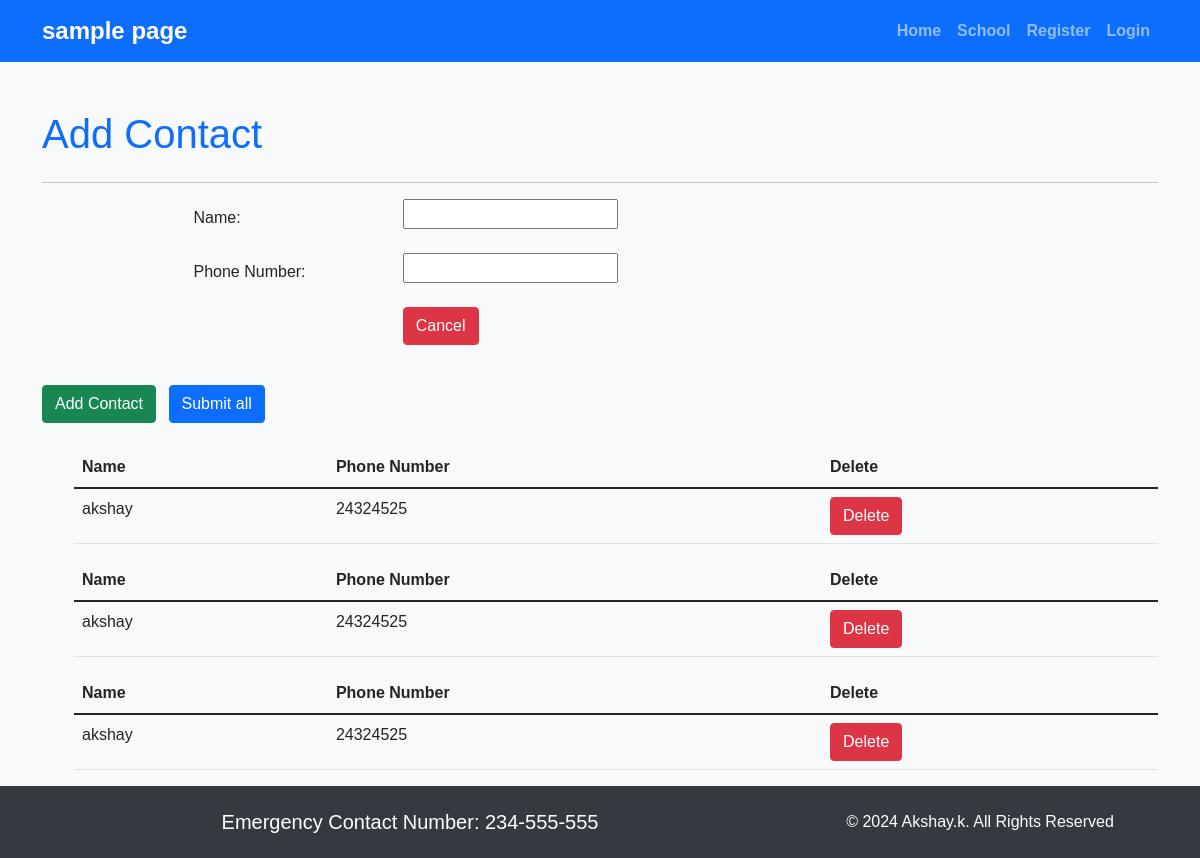
Before: / with the older database file.
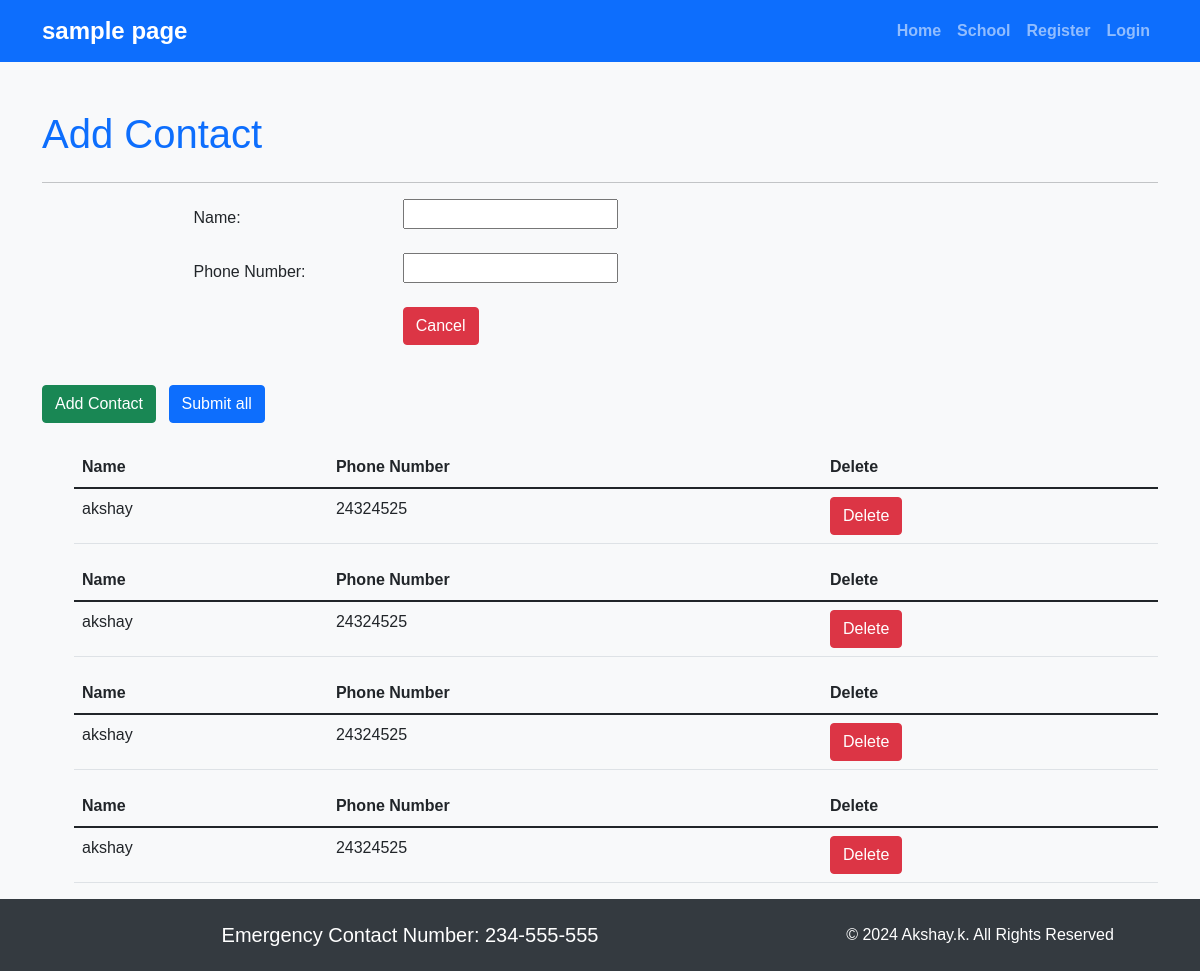
After: the same page with the newer database file.
### firstapp/models.py (models this page shows, shortened)
class Contact(models.Model):
    name=models.CharField(max_length=100)
    phone_number=models.CharField(max_length=20)

### firstapp/views.py (the view)
# urls.py: path('',views.index,name='index'),
def index(request):
    context={'form':ContactForm(),'contacts':Contact.objects.all()}
    return render(request,"index.html",context)

### firstapp/forms.py
class ContactForm(forms.ModelForm):
    class Meta:
        model =Contact
        fields='__all__'

### templates/index.html
{% extends 'base.html' %}
{% block content %}
<h1 class="mb-4 text-primary">Add Contact</h1>
<hr>
<div id="contact-forms">
    {% include 'partials/form.html' %}
</div>
<div class="my-4">
    <button type="submit" class="btn btn-success me-2"
            hx-get="{% url 'create-contact' %}"
            hx-target="#contact-forms"
            hx-swap="beforeend">Add Contact</button>
    <button type="button" class="btn btn-primary" id="submit-all">Submit all</button>
</div>
<ul id="contact-list">
    {% for contact in contacts %}
        {% include 'partials/contact.html' %}
    {% endfor %}
</ul>
{% endblock %}

### templates/partials/contact.html
<table class="table">
    <thead>
        <tr>
            <th>Name</th>
            <th>Phone Number</th>
            <th>Delete</th>
        </tr>
    </thead>
    <tbody>
        <tr>
            <td>{{ contact.name }}</td>
            <td>{{ contact.phone_number }}</td>
            <td>
                <button class="btn btn-danger" hx-delete="/contact/1">
                    Delete
                </button>
            </td>
        </tr>
    </tbody>
</table>

Changed rows visible on the page:
added Contact: name "akshay", phone_number "24324525"
